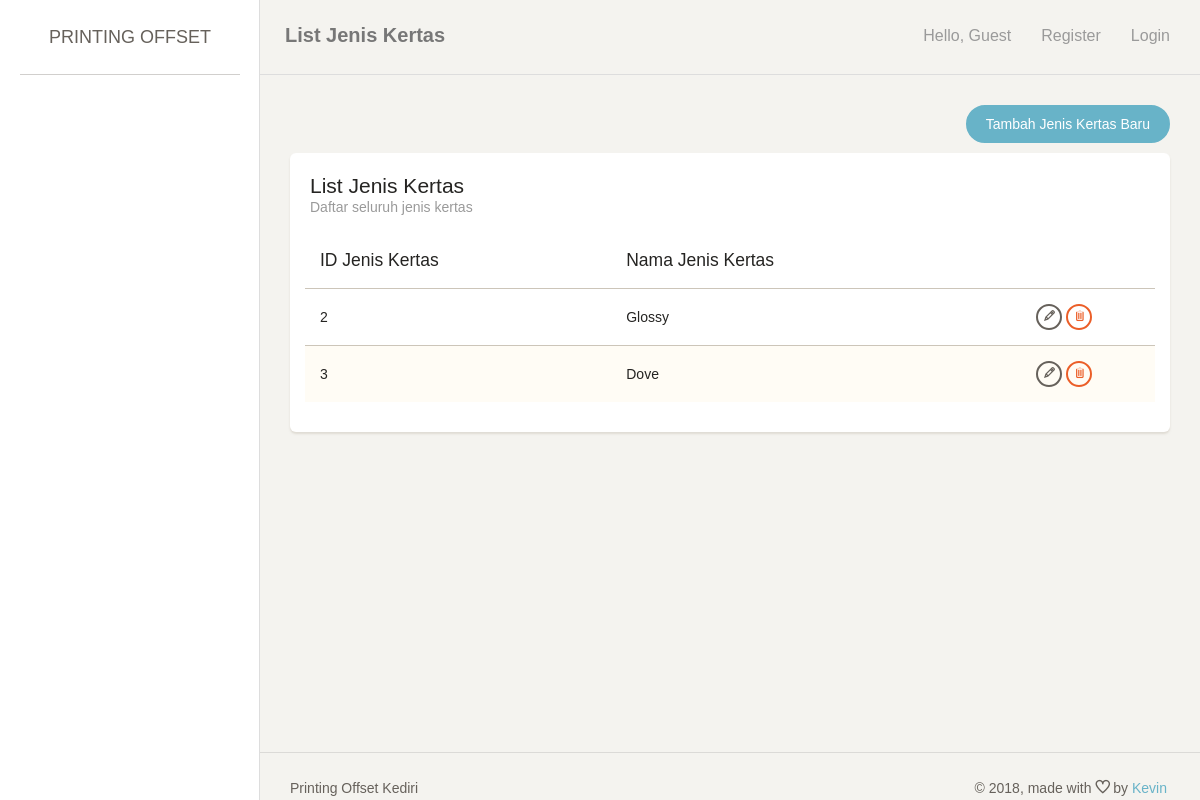
Before: /index.php/jeniskertas with the older database file.
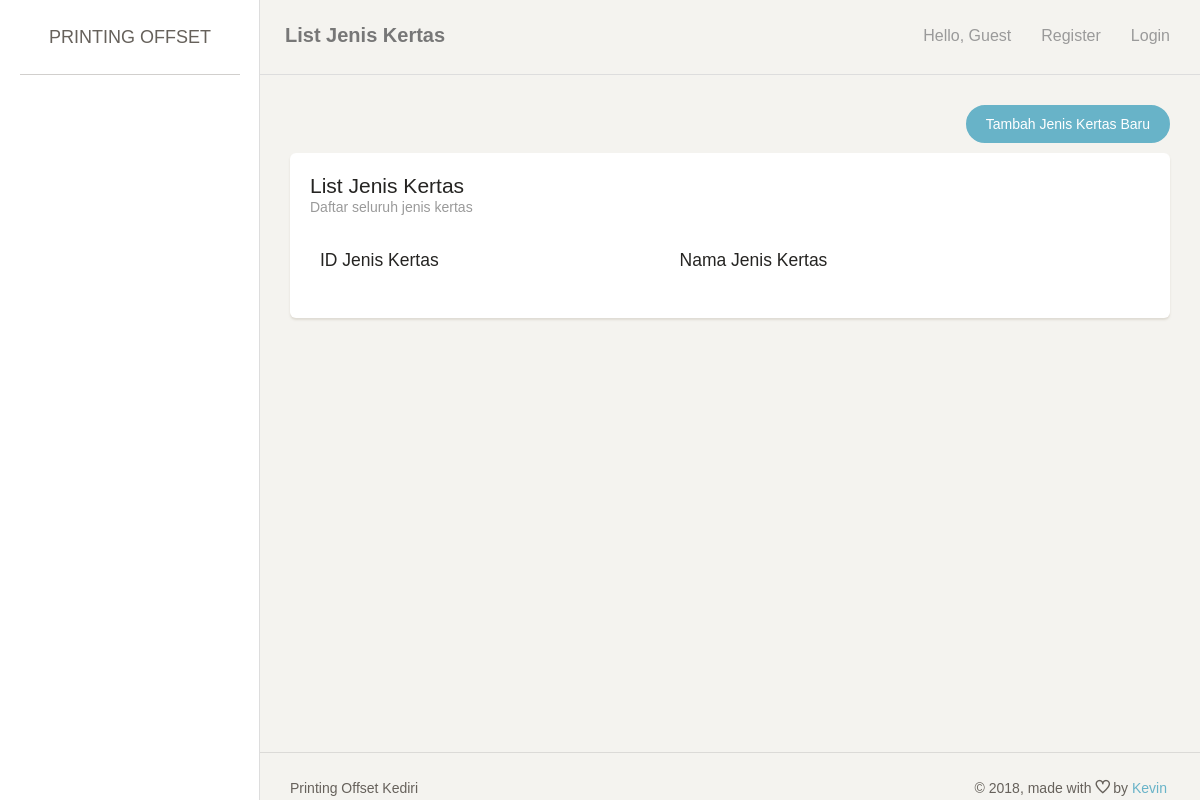
After: the same page with the newer database file.
### tables this page shows
create table JENIS_KERTAS
(
   ID_JENIS_KERTAS      int not null AUTO_INCREMENT,
   NAMAJENIS_KERTAS     varchar(255),
   primary key (ID_JENIS_KERTAS)
);

### application/controllers/JenisKertas.php (called while the page is built, shortened)
<?php
class JenisKertas extends CI_Controller {
	public function index() {
		$this->lst();
	}
	public function lst() {
		if ($_SESSION['printer']['user']['role'] == 0){
			$data['page_title'] = 'List Jenis Kertas';
			$data['page_note'] = 'Daftar seluruh jenis kertas';
			$data['row'] = $this->MJenisKertas->getAll();
			$this->load->view('header', $data);
			$this->load->view('jeniskertas_list', $data);
			$this->load->view('footer', $data);
		} else {
			redirect('login');
		}
	}
}

### index.php (called while the page is built, shortened)
<?php
require_once BASEPATH.'core/CodeIgniter.php';

### application/models/JenisKertas_model.php (called while the page is built, shortened)
<?php
class JenisKertas_model extends CI_Model {
	public function getAll() {
		$this->db->where('id_jenis_kertas <> 1');
		return $this->db->get('jenis_kertas')->result_array();
	}
}

### application/views/jeniskertas_list.php (the view, shortened to what this page needs)
<div class="content">
    <div class="container-fluid">
        <div class="row">
            <div class="col-md-12">
                <div align="right" style="margin-bottom: 10px;">
                    <a href="<?= site_url('jeniskertas/add'); ?>" class="btn btn-info btn-fill btn-wd" >Tambah Jenis Kertas Baru</a>
                </div>
                <div class="card">
                    <div class="header">
                        <h4 class="title"><?= $page_title; ?></h4>
                        <p class="category"><?= $page_note; ?></p>
                    </div>
                    <div class="content table-responsive">
                        <table id="myTable" class="table table-striped">
                            <thead><tr>
                                <th>ID Jenis Kertas</th>
                                <th>Nama Jenis Kertas</th>
                                <th></th>
                            </tr></thead>
                            <tbody>
                                <?php foreach ($row as $key => $value) {
                                    ?>
                                    <tr>
                                        <td><?= $value['id_jenis_kertas']; ?></td>
                                        <td><?= $value['namajenis_kertas']; ?></td>
                                        <td align="center">
                                            <a href="<?= site_url('jeniskertas/edit/'.$value['id_jenis_kertas']); ?>" class="btn btn-waning btn-xs"><span class="ti-pencil" title="Edit"></span></a>
                                            <a href="<?= site_url('jeniskertas/delete/'.$value['id_jenis_kertas']); ?>" class="btn btn-danger btn-xs"><span class="ti-trash" title="Delete"></span></a>
                                        </td>
                                    </tr>
                                    <?php
                                } ?>
                            </tbody>
                        </table>
                    </div>
                </div>
            </div>
        </div>
    </div>
</div>

Changed rows visible on the page:
removed jenis_kertas: id_jenis_kertas "2", namajenis_kertas "Glossy"
removed jenis_kertas: id_jenis_kertas "3", namajenis_kertas "Dove"
